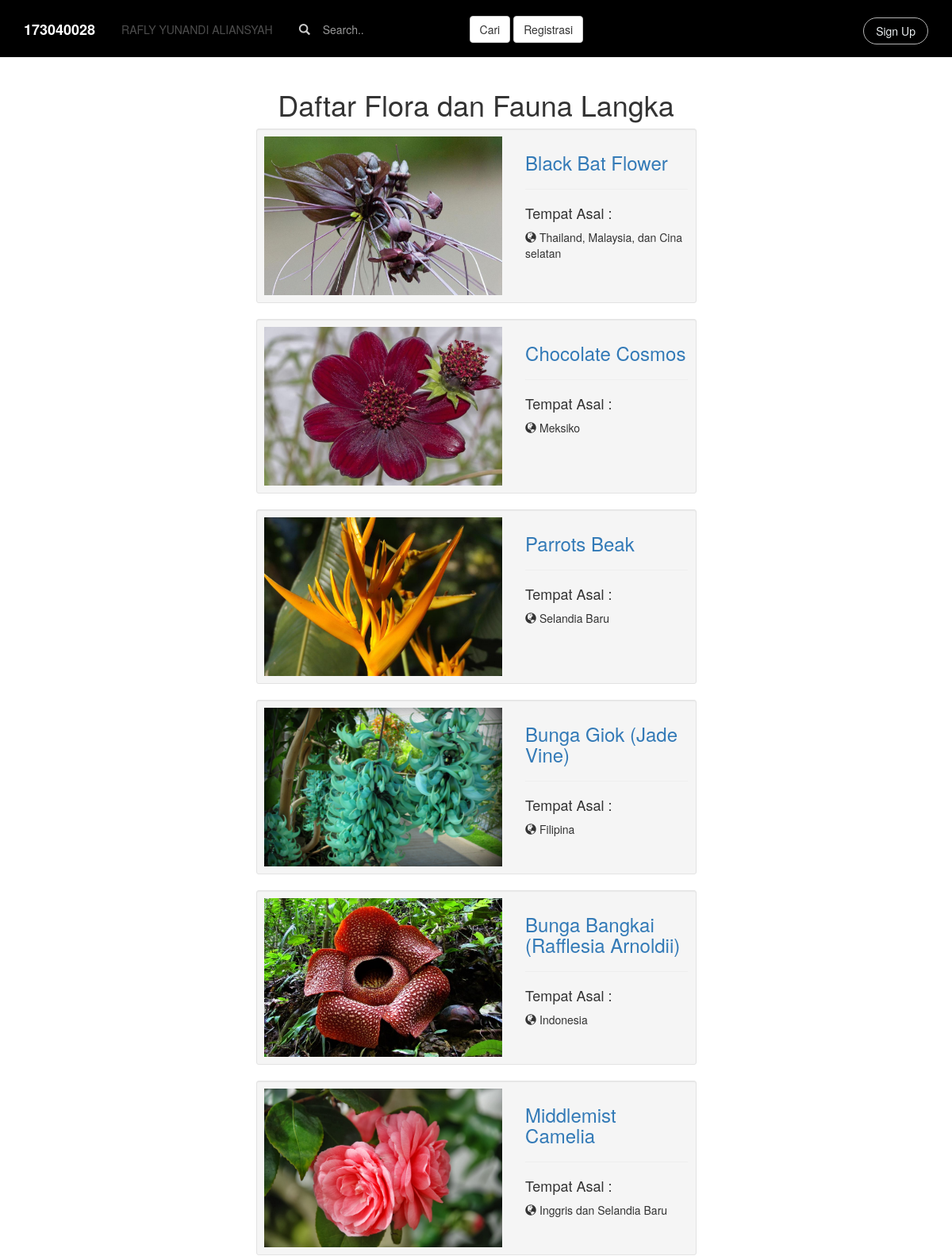
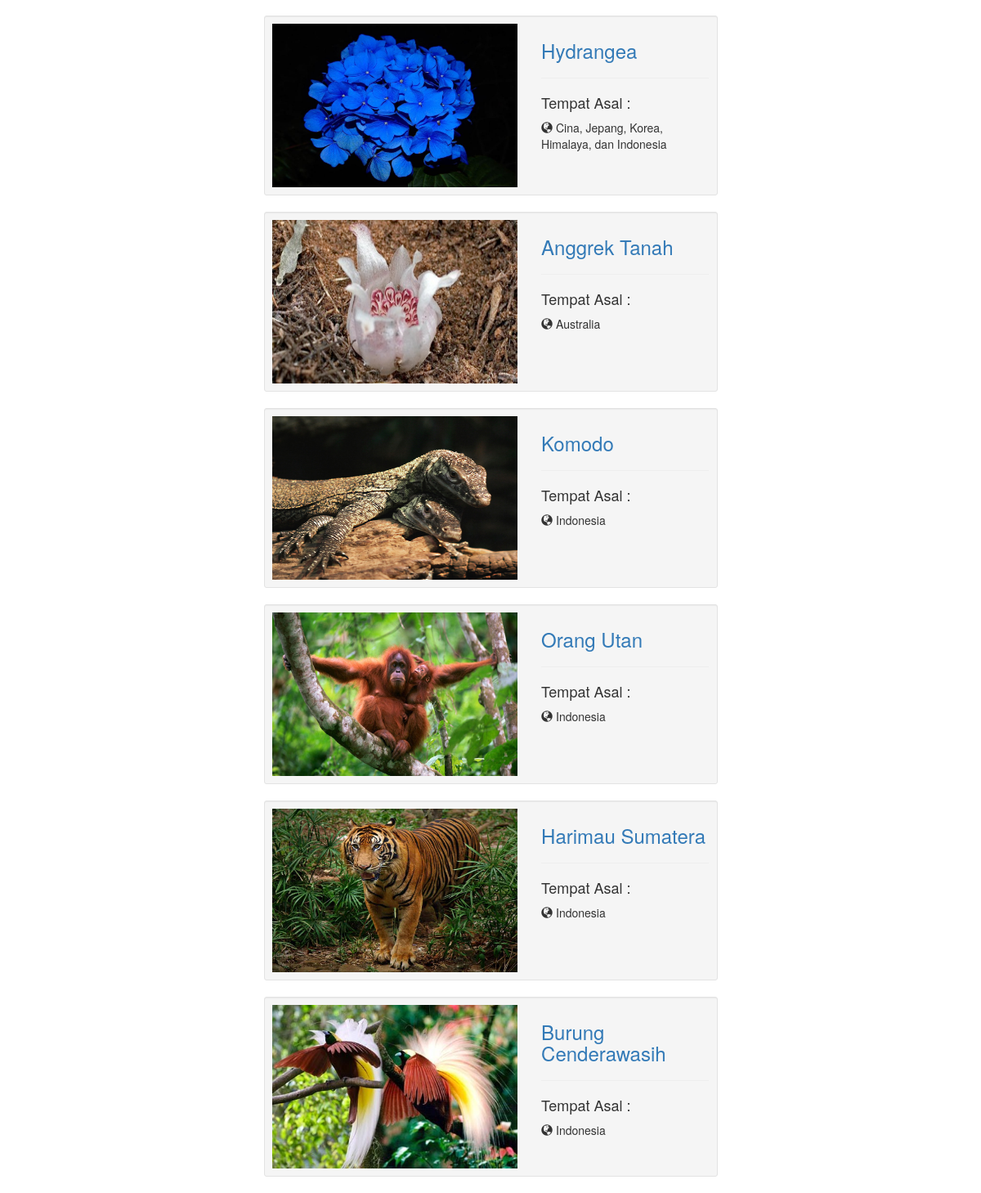
Screenshot of /tugas3/index.php with the database file from the repository (2 pictures, top to bottom).
### tables this page shows
CREATE TABLE `flora_dan_fauna_langka` (
  `id` int(11) NOT NULL,
  `Nama` char(55) NOT NULL,
  `Jenis` char(55) NOT NULL,
  `Asal` char(55) NOT NULL,
  `Ciri` char(125) NOT NULL,
  `Des` char(255) NOT NULL,
  `Gambar` char(55) NOT NULL
);

### tugas3/helper/functions.php (called while the page is built, shortened)
<?php
function koneksi(){
$conn = mysqli_connect("localhost", "root", "") or die ("Koneksi ke DB gagal");
mysqli_select_db($conn, "pw_173040028") or die("Database salah");
	return $conn;
}
function query($sql){
	$conn = koneksi();
	$results = mysqli_query($conn, "$sql");
	$rows = [];
	while ($row = mysqli_fetch_assoc($results)) {
		$rows[] = $row;
	};
	return $rows ;
}
?>

### tugas3/index.php (the view, shortened to what this page needs)
<?php
require 'helper/functions.php';
    if (isset($_GET['cari'])) {
    $keyword = $_GET['s'];
    $Flora = query("SELECT * FROM Flora_dan_Fauna_Langka WHERE
        Nama LIKE '%$keyword%' OR
        Jenis LIKE '%$keyword%' OR
        Asal LIKE '%$keyword%' OR
        Ciri LIKE '%$keyword%' OR
        Des LIKE '%$keyword%' OR
        Gambar LIKE '%$keyword%' " );
} else {
    $Flora = query("SELECT * FROM Flora_dan_Fauna_Langka");
}
?>
<!DOCTYPE html>
<html lang="en">
<head>
    <link rel="stylesheet" href="http://maxcdn.bootstrapcdn.com/bootstrap/3.3.7/css/bootstrap.min.css">
    <link rel="stylesheet" href="assets/css/navbar.css">
</head>
<body >
<div class="header-blue">
    <nav class="navbar navbar-default navigation-clean-search">
        <div class="container">
            <div class="navbar-header"><a class="navbar-brand navbar-link" href="../index.php">173040028</a>
             </div>
                <div class="collapse navbar-collapse" id="navcol-1">
                    <ul class="nav navbar-nav">
                        <li class="active" role="presentation"><a href="#">RAFLY YUNANDI ALIANSYAH</a></li>
                    </ul>
                    <form class="navbar-form navbar-left" action="" method="GET">
                            <div class="form-group">
                            <label class="control-label" for="search-field"><i class="glyphicon glyphicon-search"></i></label>
                            <input class="form-control search-field" type="text" name="s" id="s" class="Search" placeholder="Search.." autofocus autocomplete="off">
                            <button class="btn btn-default" type="submit" name="cari" id="cari">Cari</button>
                            <a href="admin/registrasi.php" class="btn btn-default">Registrasi</a>
                        </div>
                    </form>
                <p class="navbar-text navbar-right"> <a class="btn btn-default action-button" role="button" href="admin/login.php">Sign Up</a></p>
            </div>
        </div>
    </nav>
</div>
<header class="text-white">
    <div class="container text-center">
        <h1>Daftar Flora dan Fauna Langka</h1>
    </div>
</header>
<?php if(empty($Flora)) : ?>
	<h1 align="center">DATA TIDAK DITEMUKAN</h1>
<?php else : ?>
<?php foreach ($Flora as $mhs ) : ?>
<div class="container wrap">
    <div class="row">
        <div class="col-xs-12 col-sm-6 col-md-6 col-md-offset-3">
            <div class="well well-sm">
                <div class="row">
                    <div class="col-sm-4 col-md-6 col-lg-7">
                    <img src="assets/images/<?= $mhs["Gambar"]; ?>">
                    </div>
		              <div class="col-sm-8 col-md-6 col-lg-5">
			             <a  class="header" href="php/profil.php?img=<?= $mhs['Nama'] ?>&
					       Nama=<?= $mhs["Nama"]; ?>&
             			    Asal=<?= $mhs["Asal"]; ?>&
             			    Jenis=<?= $mhs["Jenis"]; ?>&
             			    Ciri=<?= $mhs["Ciri"]; ?>&
             			    Des=<?= $mhs["Des"]; ?>&
             			    Gambar=<?= $mhs["Gambar"]; ?>" >
                            <h3><?php echo $mhs['Nama'] ?></h3></a>
                            <hr><h4>Tempat Asal : </h4>
             			 <i class="glyphicon glyphicon-globe"></i> <?php echo $mhs['Asal'] ?></a>
			         </div>
                    </div>
                </div>
            </div>
        </div>
    </div>
	<?php endforeach ?>
	<?php endif ?>
</body>
</html>

### tugas3/assets/css/navbar.css (style rules this page uses)
img { width: 300px; height: 200px; }
.header-blue .navbar { background-color :black; padding-top:12px; padding-bottom:10px; color:#fff; border-radius:0; box-shadow:none; border:none; }
.header-blue .navbar .navbar-brand { font-weight:bold; color:inherit; }
.header-blue .navbar .navbar-collapse p { margin-top:10px; margin-bottom:0; }
.header-blue .navbar .navbar-collapse, .header-blue .navbar .navbar-form { border-color:rgba(255,255,255,0.3); }
.header-blue .navbar .navbar-nav > .active > a, .header-blue .navbar .navbar-nav > .open > a { background:none; box-shadow:none; }
.header-blue .navbar.navbar-default .navbar-nav > .active > a, .header-blue .navbar.navbar-default .navbar-nav > .active > a:focus, .header-blue .navbar.navbar-default .navbar-nav > .active > a:hover { color:rgba(255,255,255,0.3); box-shadow:none; background:none; pointer-events:none; }
.header-blue .navbar.navbar .navbar-nav > li > a { padding-left:18px; padding-right:18px; }
.header-blue .navbar.navbar-default .navbar-nav > li > a { color:#d9d9d9; }
.header-blue .action-button, .header-blue .action-button:active { border:1px solid rgba(255,255,255,0.7); border-radius:20px; color:#ebeff1; box-shadow:none; text-shadow:none; padding:6px 15px; background:transparent; transition:background-color 0.25s; outline:none; }
.header-blue .navbar .navbar-form label { color:#ccc; }
.header-blue .navbar .navbar-form .search-field { background:none; border:none; border-bottom:1px solid transparent; border-radius:0; color:#ccc; box-shadow:none; color:inherit; transition:border-bottom-color 0.3s; }

### rows the page displays
flora_dan_fauna_langka: Gambar (picture), Nama "Black Bat Flower", Asal "Thailand, Malaysia, dan Cina selatan"
flora_dan_fauna_langka: Gambar (picture), Nama "Chocolate Cosmos", Asal "Meksiko"
flora_dan_fauna_langka: Gambar (picture), Nama "Parrots Beak", Asal "Selandia Baru"
flora_dan_fauna_langka: Gambar (picture), Nama "Bunga Giok (Jade Vine)", Asal "Filipina"
flora_dan_fauna_langka: Gambar (picture), Nama "Bunga Bangkai (Rafflesia Arnoldii)", Asal "Indonesia"
flora_dan_fauna_langka: Gambar (picture), Nama "Middlemist Camelia", Asal "Inggris dan Selandia Baru"
flora_dan_fauna_langka: Gambar (picture), Nama "Hydrangea", Asal "Cina, Jepang, Korea, Himalaya, dan Indonesia"
flora_dan_fauna_langka: Gambar (picture), Nama "Anggrek Tanah", Asal "Australia"
flora_dan_fauna_langka: Gambar (picture), Nama "Komodo", Asal "Indonesia"
flora_dan_fauna_langka: Gambar (picture), Nama "Orang Utan", Asal "Indonesia"
flora_dan_fauna_langka: Gambar (picture), Nama "Harimau Sumatera", Asal "Indonesia"
flora_dan_fauna_langka: Gambar (picture), Nama "Burung Cenderawasih", Asal "Indonesia"
